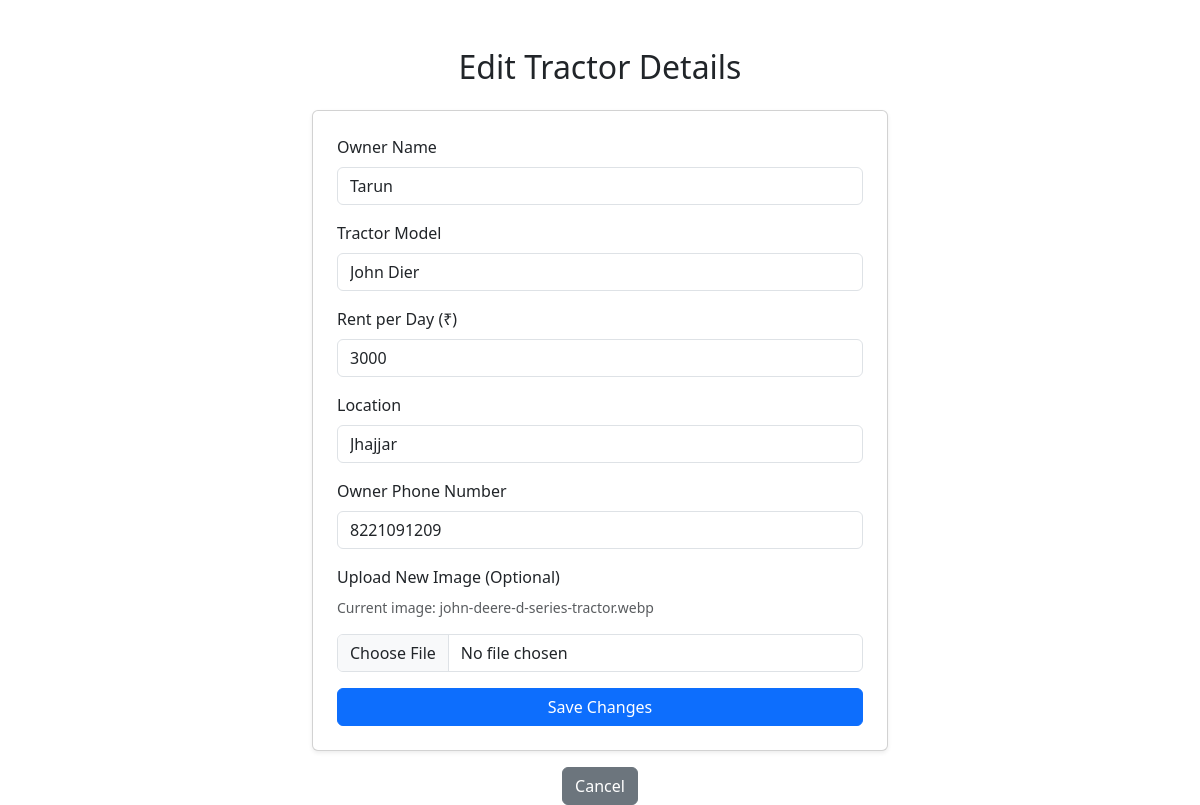
Page /edit/10 (signed in) on the committed database.
### tables this page shows
CREATE TABLE tractors (
        id INTEGER PRIMARY KEY AUTOINCREMENT,
        name TEXT NOT NULL,
        model TEXT NOT NULL,
        rent INTEGER NOT NULL,
        location TEXT
    , phone TEXT, image_filename TEXT, user_id INTEGER);

### app.py (the view, shortened to what this page needs)
@app.route('/edit/<int:id>', methods=['GET', 'POST'])
def edit_tractor(id):
    if 'user_id' not in session:
        flash('You must be logged in to edit.', 'warning')
        return redirect(url_for('login'))
    conn = get_db()
    tractor = conn.execute('SELECT * FROM tractors WHERE id = ?', (id,)).fetchone()
    if not tractor or tractor['user_id'] != session['user_id']:
        flash('You are not authorized to edit this tractor.', 'danger')
        return redirect(url_for('view_tractors'))
    return render_template('edit_tractor.html', tractor=tractor)

### app.py (called while the page is built)
def get_db():
    if 'db' not in g:
        g.db = sqlite3.connect(DATABASE)
        g.db.row_factory = sqlite3.Row
    return g.db

@app.context_processor
def inject_notifications():
    if 'user_id' in session:
        conn = get_db()
        count = conn.execute(
            'SELECT COUNT(id) FROM notifications WHERE user_id = ? AND is_read = 0',
            (session['user_id'],)
        ).fetchone()[0]
        return dict(notification_count=count)
    return dict(notification_count=0)

### templates/edit_tractor.html (shortened to what this page needs)
<!DOCTYPE html>
<html lang="en">
<head>
    <link href="https://cdn.jsdelivr.net/npm/bootstrap@5.3.3/dist/css/bootstrap.min.css" rel="stylesheet">
</head>
<body>
    <div class="container mt-5" style="max-width: 600px;">
        <h2 class="text-center mb-4">Edit Tractor Details</h2>
        <div class="card p-4 shadow-sm">
            <form method="POST" enctype="multipart/form-data">
                <div class="mb-3">
                    <label for="name" class="form-label">Owner Name</label>
                    <input type="text" id="name" name="name" class="form-control" value="{{ tractor['name'] }}" required>
                </div>
                <div class="mb-3">
                    <label for="model" class="form-label">Tractor Model</label>
                    <input type="text" id="model" name="model" class="form-control" value="{{ tractor['model'] }}" required>
                </div>
                <div class="mb-3">
                    <label for="rent" class="form-label">Rent per Day (₹)</label>
                    <input type="number" id="rent" name="rent" class="form-control" value="{{ tractor['rent'] }}" required>
                </div>
                <div class="mb-3">
                    <label for="location" class="form-label">Location</label>
                    <input type="text" id="location" name="location" class="form-control" value="{{ tractor['location'] }}" required>
                </div>
                <div class="mb-3">
                    <label for="phone" class="form-label">Owner Phone Number</label>
                    <input type="tel" id="phone" name="phone" class="form-control" value="{{ tractor['phone'] }}" required>
                </div>
                <div class="mb-3">
                    <label for="image" class="form-label">Upload New Image (Optional)</label>
                    <p class="text-muted small">Current image: {{ tractor['image_filename'] }}</p>
                    <input type="file" id="image" name="image" class="form-control">
                </div>
                <button type="submit" class="btn btn-primary w-100">Save Changes</button>
            </form>
        </div>
        <div class="text-center mt-3">
            <a href="{{ url_for('view_tractors') }}" class="btn btn-secondary">Cancel</a>
        </div>
    </div>
</body>
</html>

### rows in the picture
tractors: name "Tarun", model "John Dier", rent "3000", location "Jhajjar", phone "8221091209", image_filename "john-deere-d-series-tractor.webp"
